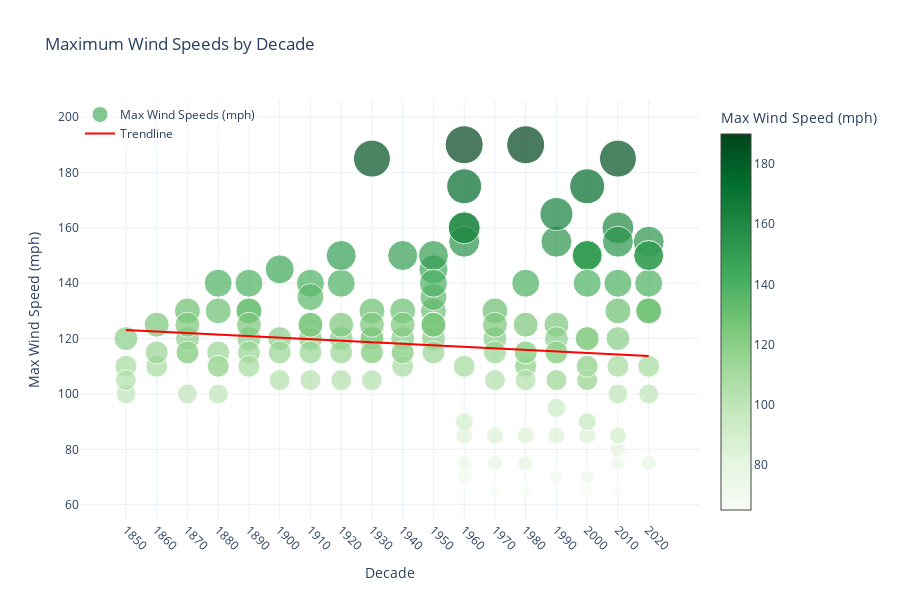

Here is the notebook cell this chart was saved with:
### Code cell
# Maximum wind speed by decade - Interactive Graph

decades = hurricane_data['Decade']
max_wind_speeds = hurricane_data['Max_Wind_Speed_mph']
storm_names = hurricane_data['Hurricane_Name']  # Use the correct column name for storm names

# Fit a linear regression line (trendline) for wind speeds
z = np.polyfit(decades, max_wind_speeds, 1)  # Degree 1 for a linear trend
p = np.poly1d(z)
trendline = p(sorted(decades.unique()))

# Create a scatter plot with smaller dots and hover showing storm name and wind speed
scatter = go.Scatter(
    x=decades,
    y=max_wind_speeds,
    mode='markers',
    marker=dict(
        size=max_wind_speeds / 5,  
        color=max_wind_speeds,   
        colorscale='Greens',      
        showscale=True,         
        colorbar=dict(title='Max Wind Speed (mph)')
    ),
    name='Max Wind Speeds (mph)',
    hovertemplate='Storm: %{text}<br>Max Wind Speed: %{y} mph<extra></extra>',
    text=storm_names  
)

# Create the trendline
trendline_plot = go.Scatter(
    x=sorted(decades.unique()),
    y=trendline,
    mode='lines',
    line=dict(color='red', width=2),
    name='Trendline',
    hovertemplate='Decade: %{x}<br>Trend: %{y:.2f} mph<extra></extra>'
)

# Layout with legend on the left
layout = go.Layout(
    title='Maximum Wind Speeds by Decade',
    xaxis=dict(title='Decade', tickvals=sorted(decades.unique()), tickangle=45),
    yaxis=dict(title='Max Wind Speed (mph)'),
    template='plotly_white',
    height=600,
    legend=dict(
        x=0,   # Position legend on the left
        y=1,   # Top alignment
        xanchor='left',  # Align the legend box to the left
        yanchor='top',   # Align the legend box to the top
        bgcolor='rgba(255,255,255,0.5)'  # Add a translucent white background for better readability
    )
)

# Combine into a figure
fig = go.Figure(data=[scatter, trendline_plot], layout=layout)

# Show the interactive plot
fig.show()

### Figure 1 — Plotly figure (JSON) as saved in the notebook; plotly's stock layout.template omitted (floating-point values rounded to 4 significant figures; data arrays with more than 128 entries replaced by an {"elided": "..."} marker saying what was removed)
{"data": [{"hovertemplate": "Storm: %{text}<br>Max Wind Speed: %{y} mph<extra></extra>", "marker": {"color": {"elided": "153 int values"}, "colorbar": {"title": {"text": "Max Wind Speed (mph)"}}, "colorscale": [[0, "rgb(247,252,245)"], [0.125, "rgb(229,245,224)"], [0.25, "rgb(199,233,192)"], [0.375, "rgb(161,217,155)"], [0.5, "rgb(116,196,118)"], [0.625, "rgb(65,171,93)"], [0.75, "rgb(35,139,69)"], [0.875, "rgb(0,109,44)"], [1, "rgb(0,68,27)"]], "showscale": true, "size": {"elided": "153 int values"}}, "mode": "markers", "name": "Max Wind Speeds (mph)", "text": {"elided": "153 str values"}, "type": "scatter", "x": {"elided": "153 int values"}, "y": {"elided": "153 int values"}}, {"hovertemplate": "Decade: %{x}<br>Trend: %{y:.2f} mph<extra></extra>", "line": {"color": "red", "width": 2}, "mode": "lines", "name": "Trendline", "type": "scatter", "x": [1850, 1860, 1870, 1880, 1890, 1900, 1910, 1920, 1930, 1940, 1950, 1960, 1970, 1980, 1990, 2000, 2010, 2020], "y": [123.1, 122.5, 122.0, 121.4, 120.9, 120.3, 119.8, 119.2, 118.7, 118.1, 117.6, 117.0, 116.5, 115.9, 115.3, 114.8, 114.2, 113.7]}], "layout": {"height": 600, "legend": {"bgcolor": "rgba(255,255,255,0.5)", "x": 0, "xanchor": "left", "y": 1, "yanchor": "top"}, "title": {"text": "Maximum Wind Speeds by Decade"}, "xaxis": {"tickangle": 45, "tickvals": [1850, 1860, 1870, 1880, 1890, 1900, 1910, 1920, 1930, 1940, 1950, 1960, 1970, 1980, 1990, 2000, 2010, 2020], "title": {"text": "Decade"}}, "yaxis": {"title": {"text": "Max Wind Speed (mph)"}}}}
